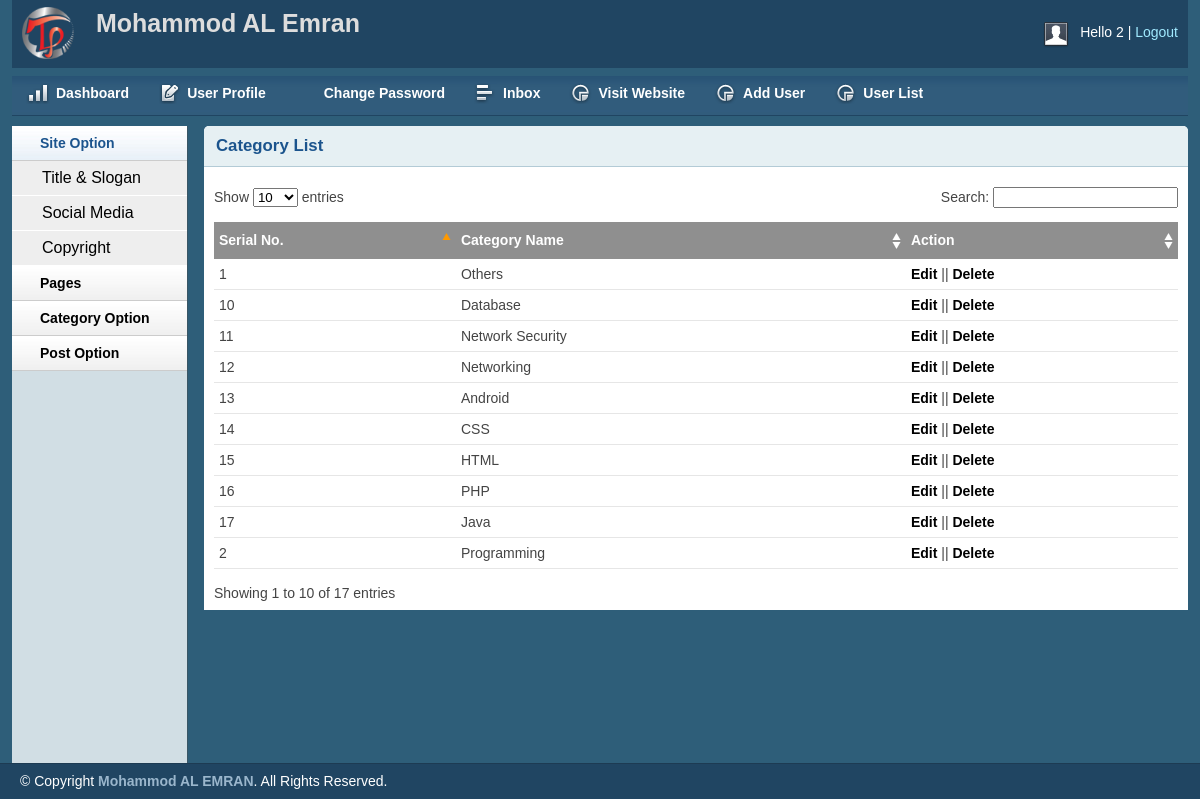
The page /admin/catlist.php (signed in) on the database its author committed.
### tables this page shows
CREATE TABLE `tbl_catagory` (
  `id` int(11) NOT NULL,
  `name` varchar(50) NOT NULL
);

### lib/Database.php (called while the page is built, shortened)
<?php
Class Database{
	public $host   = DB_HOST;
	public $user   = DB_USER;
	public $pass   = DB_PASS;
	public $dbname = DB_NAME;
	public $link;
	private function connectDB(){
	$this->link = new mysqli($this->host, $this->user, $this->pass, $this->dbname);
 }
	public function select($query){
		$result = $this->link->query($query) or die($this->link->error.__LINE__);
		if($result->num_rows > 0){
			return $result;
		} else {
			return false;
		}
	}
}

### admin/catlist.php (the view, shortened to what this page needs)
<?php include 'inc/header.php'; ?>
<?php include 'inc/sidebar.php'; ?>
        <div class="grid_10">
            <div class="box round first grid">
                <h2>Category List</h2>
                <div class="block">
                    <table class="data display datatable" id="example">
					<thead>
						<tr>
							<th>Serial No.</th>
							<th>Category Name</th>
							<th>Action</th>
						</tr>
					</thead>
					<tbody>
	<?php
	$query="SELECT * FROM tbl_catagory order by id desc";
	$Category=$db->select($query);
	if($Category){
		$i=0;
		while($result = $Category->fetch_assoc()){
			$i++;
	?>
						<tr class="odd gradeX">
							<td><?php echo $i; ?></td>
							<td><?php echo $result['name']; ?> </td>
							<td><a href="editcat.php?catid=<?php echo $result['id']; ?>">Edit</a> || <a onclick="return confirm('Are you sure to DELETE!!');"  <a href="?delcat=<?php echo $result['id']; ?>">Delete</a></td>
						</tr>
<?php  } }  ?>
					</tbody>
				</table>
               </div>
            </div>
        </div>
    <?php include 'inc/footer.php'; ?>

### admin/css/text.css (style rules this page uses)
body { font: 13px/1.5 Tahoma, Helvetica, Arial, 'Liberation Sans', FreeSans, sans-serif; }
h2 { font-size: 23px; }
p, dl, hr, h1, h2, h3, h4, h5, h6, ol, ul, pre, table, address, fieldset { margin-bottom: 20px; }

### admin/css/grid.css (style rules this page uses)
.grid_1, .grid_2, .grid_3, .grid_4, .grid_5, .grid_6, .grid_7, .grid_8, .grid_9, .grid_10, .grid_11, .grid_12, .grid_13, .grid_14, .grid_15, .grid_16 { display: inline; float: left; margin-left: 1%; margin-right: 1%; }
.container_12 .grid_10 { width: 81.333%; }

### admin/css/layout.css (style rules this page uses)
body { background: #fff none repeat scroll 0 0; color: #444; font-size: 14px; padding: 0; }
a { color: #000; font-weight:bold; text-decoration: none; }
h1, h2, h3, h4, h5, h6 { line-height:1.2em; margin-bottom:.3em; }
h2 { margin-top:1em; }
.box { background:#fff; margin-bottom:20px; padding:10px 10px 10px 10px; margin-left:-8px; }
.box.grid { padding-bottom:40px; }
.box.round { -moz-border-radius: 5px 5px 0px 0px; -webkit-border-radius: 5px 5px 0px 0px; border-radius: 5px 5px 0px 0px; }
.box h2 { font-size:1.2em; font-weight:bold; color:#1B548D; background:#E6F0F3; margin:-10px -10px 0 -10px; padding:10px 12px; border-bottom:1px solid #B3CBD6; -moz-border-radius: 5px 5px 0px 0px; -webkit-border-radius: 5px 5px 0px 0px; border-radius: 5px 5px 0px 0px; }
.box.first { min-height: 406px; }
.block { padding-top:20px; }
.block { padding-bottom:1px; }
table.display { margin: 0 auto; clear: both; width: 100%; }
.sorting_asc { background: #8f8f8f url(../img/table/sort_asc.png) no-repeat center right; padding:8px 5px; text-align:left; color:#fff; }
.sorting { background:#8f8f8f url(../img/table/sort_both.png) no-repeat center right; padding:8px 5px; text-align:left; color:#fff; }
tr.odd { height: 30px; line-height: 30px; border-bottom:1px solid #e6e6e6; }
tr.even { height: 30px; line-height: 30px; border-bottom:1px solid #e6e6e6; }
tr.odd td, tr.even td { padding-left:5px; }

### rows shown on the page
tbl_catagory: name "Others"
tbl_catagory: name "Programming"
tbl_catagory: name "Database"
tbl_catagory: name "Network Security"
tbl_catagory: name "Networking"
tbl_catagory: name "Android"
tbl_catagory: name "CSS"
tbl_catagory: name "HTML"
tbl_catagory: name "PHP"
tbl_catagory: name "Java"

### other values the page prints
Session::get('username') "2"
